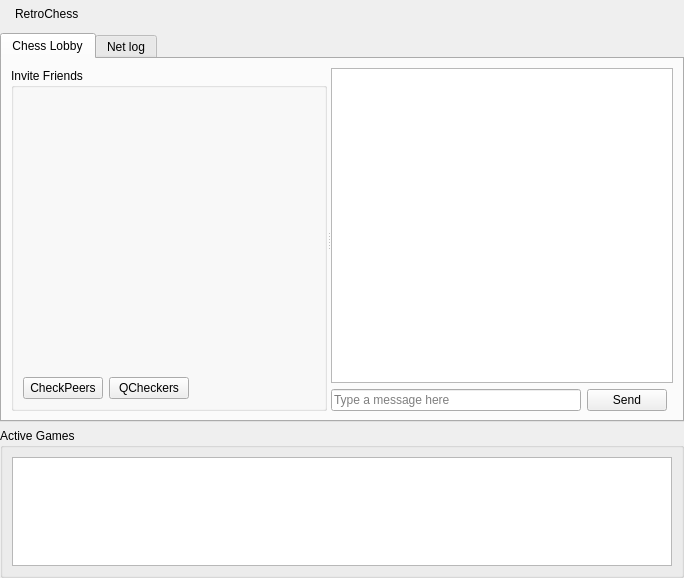
<?xml version="1.0" encoding="UTF-8"?>
<ui version="4.0">
 <class>NEMainpage</class>
 <widget class="QWidget" name="NEMainpage">
  <property name="geometry">
   <rect>
    <x>0</x>
    <y>0</y>
    <width>684</width>
    <height>578</height>
   </rect>
  </property>
  <property name="windowTitle">
   <string>Form</string>
  </property>
  <layout class="QGridLayout" name="gridLayout_6">
   <property name="leftMargin">
    <number>0</number>
   </property>
   <property name="topMargin">
    <number>0</number>
   </property>
   <property name="rightMargin">
    <number>0</number>
   </property>
   <property name="bottomMargin">
    <number>0</number>
   </property>
   <item row="0" column="0">
    <widget class="QFrame" name="titleBarFrame">
     <property name="sizePolicy">
      <sizepolicy hsizetype="Preferred" vsizetype="Maximum">
       <horstretch>0</horstretch>
       <verstretch>0</verstretch>
      </sizepolicy>
     </property>
     <property name="frameShape">
      <enum>QFrame::NoFrame</enum>
     </property>
     <property name="frameShadow">
      <enum>QFrame::Raised</enum>
     </property>
     <layout class="QHBoxLayout" name="horizontalLayout_2">
      <property name="leftMargin">
       <number>2</number>
      </property>
      <property name="topMargin">
       <number>2</number>
      </property>
      <property name="rightMargin">
       <number>2</number>
      </property>
      <property name="bottomMargin">
       <number>2</number>
      </property>
      <item>
       <widget class="QLabel" name="titleBarPixmap">
        <property name="maximumSize">
         <size>
          <width>24</width>
          <height>24</height>
         </size>
        </property>
        <property name="text">
         <string/>
        </property>
        <property name="pixmap">
         <pixmap resource="RetroChess_images.qrc">:/images/retrochess.png</pixmap>
        </property>
        <property name="scaledContents">
         <bool>true</bool>
        </property>
       </widget>
      </item>
      <item>
       <widget class="StyledLabel" name="titleBarLabel">
        <property name="text">
         <string>RetroChess</string>
        </property>
       </widget>
      </item>
      <item>
       <spacer>
        <property name="orientation">
         <enum>Qt::Horizontal</enum>
        </property>
        <property name="sizeHint" stdset="0">
         <size>
          <width>123</width>
          <height>13</height>
         </size>
        </property>
       </spacer>
      </item>
      <item>
       <widget class="QToolButton" name="helpButton">
        <property name="focusPolicy">
         <enum>Qt::NoFocus</enum>
        </property>
        <property name="icon">
         <iconset>
          <normaloff>:/icons/help_64.png</normaloff>:/icons/help_64.png</iconset>
        </property>
        <property name="checkable">
         <bool>true</bool>
        </property>
        <property name="autoRaise">
         <bool>true</bool>
        </property>
       </widget>
      </item>
     </layout>
    </widget>
   </item>
   <item row="1" column="0">
    <widget class="QTabWidget" name="tabWidget">
     <property name="currentIndex">
      <number>0</number>
     </property>
     <widget class="QWidget" name="tab">
      <attribute name="title">
       <string>Chess Lobby</string>
      </attribute>
      <layout class="QGridLayout" name="gridLayout_3">
       <item row="0" column="0">
        <widget class="QSplitter" name="splitter">
         <property name="orientation">
          <enum>Qt::Horizontal</enum>
         </property>
         <widget class="QGroupBox" name="groupBox_2">
          <property name="title">
           <string>Invite Friends</string>
          </property>
          <layout class="QGridLayout" name="gridLayout_5">
           <item row="1" column="1">
            <widget class="QPushButton" name="checkersButton">
             <property name="text">
              <string>QCheckers</string>
             </property>
            </widget>
           </item>
           <item row="0" column="0" colspan="3">
            <widget class="FriendSelectionWidget" name="friendSelectionWidget" native="true">
             <property name="contextMenuPolicy">
              <enum>Qt::CustomContextMenu</enum>
             </property>
            </widget>
           </item>
           <item row="1" column="2">
            <spacer name="horizontalSpacer_2">
             <property name="orientation">
              <enum>Qt::Horizontal</enum>
             </property>
             <property name="sizeHint" stdset="0">
              <size>
               <width>41</width>
               <height>20</height>
              </size>
             </property>
            </spacer>
           </item>
           <item row="1" column="0">
            <widget class="QPushButton" name="filterPeersButton">
             <property name="text">
              <string>CheckPeers</string>
             </property>
            </widget>
           </item>
          </layout>
         </widget>
         <widget class="QWidget" name="layoutWidget">
          <layout class="QGridLayout" name="gridLayout">
           <item row="0" column="0" colspan="3">
            <layout class="QHBoxLayout" name="horizontalLayout"/>
           </item>
           <item row="1" column="0" colspan="3">
            <widget class="QListWidget" name="listWidget"/>
           </item>
           <item row="2" column="0">
            <widget class="QLineEdit" name="msgInput">
             <property name="placeholderText">
              <string>Type a message here</string>
             </property>
            </widget>
           </item>
           <item row="2" column="1">
            <widget class="QPushButton" name="broadcastButton">
             <property name="text">
              <string>Send</string>
             </property>
            </widget>
           </item>
          </layout>
         </widget>
        </widget>
       </item>
      </layout>
     </widget>
     <widget class="QWidget" name="tab_2">
      <attribute name="title">
       <string>Net log</string>
      </attribute>
      <layout class="QGridLayout" name="gridLayout_2">
       <item row="0" column="0">
        <widget class="QListWidget" name="netLogWidget"/>
       </item>
      </layout>
     </widget>
    </widget>
   </item>
   <item row="2" column="0">
    <widget class="QGroupBox" name="groupBox">
     <property name="sizePolicy">
      <sizepolicy hsizetype="Preferred" vsizetype="Preferred">
       <horstretch>0</horstretch>
       <verstretch>0</verstretch>
      </sizepolicy>
     </property>
     <property name="maximumSize">
      <size>
       <width>16777215</width>
       <height>150</height>
      </size>
     </property>
     <property name="title">
      <string>Active Games</string>
     </property>
     <layout class="QGridLayout" name="gridLayout_4">
      <item row="0" column="0">
       <widget class="QListWidget" name="active_games"/>
      </item>
     </layout>
    </widget>
   </item>
  </layout>
 </widget>
 <customwidgets>
  <customwidget>
   <class>StyledLabel</class>
   <extends>QLabel</extends>
   <header>gui/common/StyledLabel.h</header>
  </customwidget>
  <customwidget>
   <class>FriendSelectionWidget</class>
   <extends>QWidget</extends>
   <header>gui/common/FriendSelectionWidget.h</header>
   <container>1</container>
  </customwidget>
 </customwidgets>
 <resources>
  <include location="RetroChess_images.qrc"/>
 </resources>
 <connections/>
</ui>
